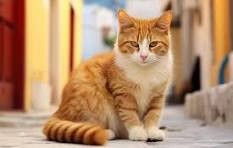
#> input picture assets/cat.jpg, 233 x 148 px
$ python main.py
#> lines starting #> are read from the running program, lines starting #| are printed output that depends on the picture
import cv2
import os
import numpy as np
from math import log10, sqrt
import matplotlib.pyplot as plt

def psnr(original, compressed):
    mse = np.mean((original - compressed) ** 2)
    if mse == 0:
        return 100
    return 20 * log10(255.0 / sqrt(mse))

img = cv2.imread("../assets/cat.jpg")
#> img is the input picture: shape (148, 233, 3); mean B, G, R 109.6, 143.4, 182.5
img = cv2.cvtColor(img, cv2.COLOR_BGR2RGB)
cv2.imwrite("../output/program10/original.png", cv2.cvtColor(img, cv2.COLOR_RGB2BGR))
formats = ["jpg", "png", "webp"]
print("Format | File Size (KB) | PSNR (dB)")
print("-----------------------------------")
images = [img]
titles = ["Original"]
for f in formats:
    name = f"../output/program10/compressed.{f}"
    cv2.imwrite(name, cv2.cvtColor(img, cv2.COLOR_RGB2BGR))
    comp = cv2.imread(name)
    comp = cv2.cvtColor(comp, cv2.COLOR_BGR2RGB)
    size = os.path.getsize(name) / 1024
    quality = psnr(img, comp)
#> in psnr, `mse = np.mean((original - compressed) ** 2)`: mse = 1.15
#> quality = 47.54
    print(f"{f.upper():<7}| {size:>10.2f} KB | {quality:>8.2f} dB")
#| JPG    |      11.61 KB |    47.54 dB
    images.append(comp)
    titles.append(f"{f.upper()}\n{size:.1f}KB, {quality:.1f}dB")
plt.figure(figsize=(12, 4))
for i in range(len(images)):
    plt.subplot(1, len(images), i + 1)
    plt.imshow(images[i])
    plt.title(titles[i])
    plt.axis("off")
#> this loop made 4 passes
plt.show()
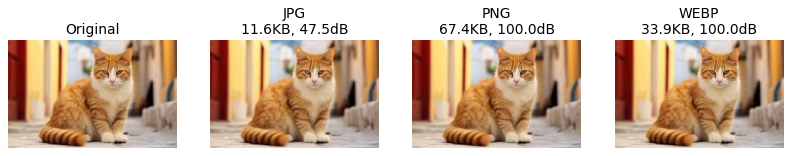
#> figure drawn by matplotlib, 4 panels
